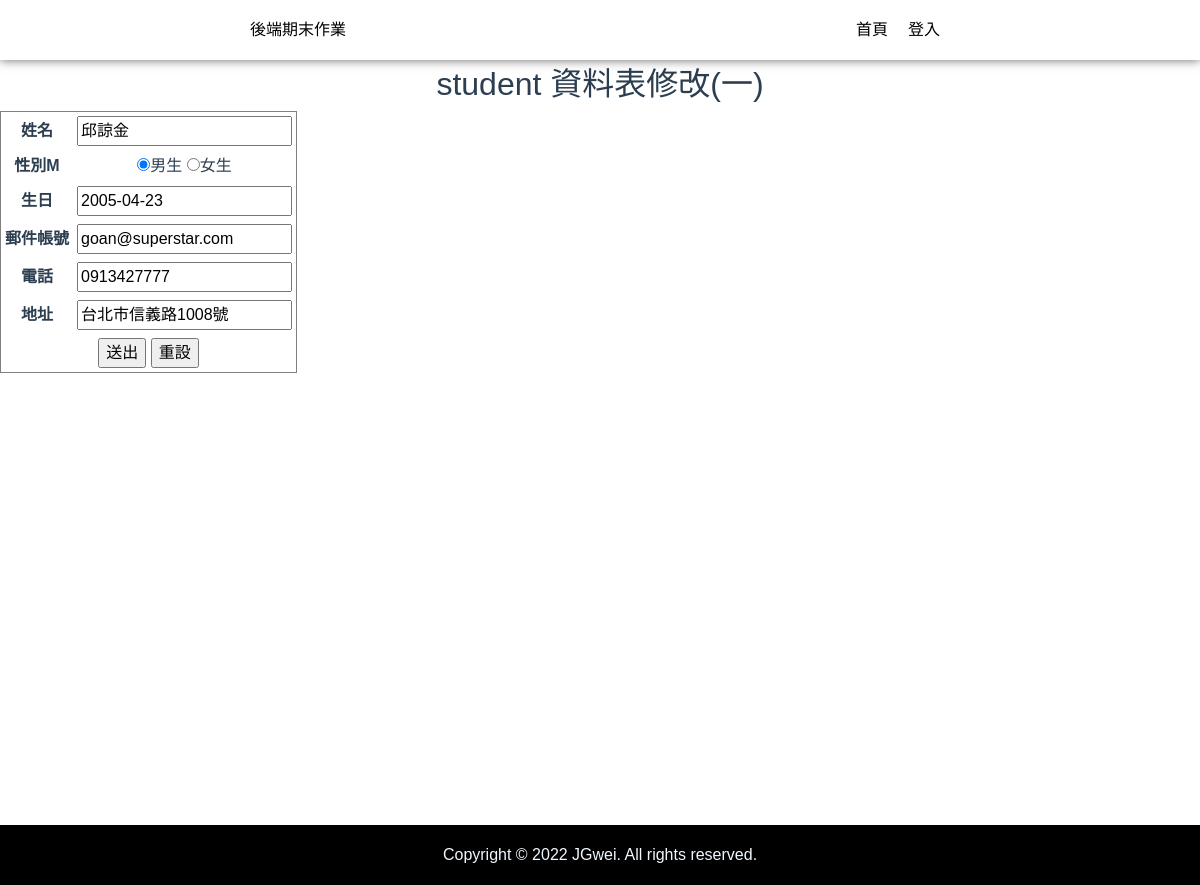
The page /edit/7/ on the database its author committed.
### studentsapp/models.py (models this page shows, shortened)
class student(models.Model):
	cName = models.CharField(max_length=20, null=False)
	cSex = models.CharField(max_length=2, default='M', null=False)
	cBirthday = models.DateField(null=False)
	cEmail = models.EmailField(max_length=100, blank=True, default='')
	cPhone = models.CharField(max_length=50, blank=True, default='')
	cAddr = models.CharField(max_length=255,blank=True, default='')

### studentsapp/views.py (the view)
# urls.py: path('edit/<int:id>/', views.edit), # 由 瀏覽器 開啟
def edit(request,id=None,mode=None):
	if mode == "edit":  # 由 edit.html 按 submit
		unit = student.objects.get(id=id)  #取得要修改的資料記錄
		unit.cName=request.GET['cName']
		unit.cSex=request.GET['cSex']
		unit.cBirthday=request.GET['cBirthday']
		unit.cEmail=request.GET['cEmail']
		unit.cPhone=request.GET['cPhone']
		unit.cAddr=request.GET['cAddr']
		unit.save()  #寫入資料庫
		message = '已修改...'
		return redirect('/index/')
	else: # 由網址列
		try:
			unit = student.objects.get(id=id)  #取得要修改的資料記錄
			strdate=str(unit.cBirthday)
			strdate2=strdate.replace("年","-")
			strdate2=strdate.replace("月","-")
			strdate2=strdate.replace("日","-")
			unit.cBirthday = strdate2
		except:
			message = "此 id不存在！"
		return render(request, "edit.html", locals())

### templates/edit.html (shortened to what this page needs)
{% extends "base.html" %}
{% block content %}
  <h2>student 資料表修改(一)</h2>
  <form action="/edit/{{unit.id}}/edit" method="GET" name="form1">
	<table border="1" cellspacing="1" cellpadding="4">
	  <tr>
		<th>姓名</th>
		<td ><input type="text" id="cName" name="cName" value={{unit.cName}}></td>
	  </tr>
		<th>性別{{unit.cSex}}</th>
		{% if unit.cSex == "M" %}
			<td >
			  <input name="cSex" type="radio" id="cSex1" value="M" checked="checked" />男生
			  <input name="cSex" type="radio" id="cSex2" value="F"/>女生
			</td>
		{% else %}
			<td>
			  <input name="cSex" type="radio" id="cSex1" value="M"/>男生
			  <input name="cSex" type="radio" id="cSex2" value="F" checked="checked"/>女生
			</td>
		{% endif %}
	  <tr>
		<th>生日</th>
		<td><input type="text" id="cBirthday" name="cBirthday" value={{unit.cBirthday}}></td>
	  </tr>
	  <tr>
	  <tr>
		<th>郵件帳號</th>
		<td><input type="text" id="cEmail" name="cEmail" value={{unit.cEmail}}></td>
	  </tr>
	  <tr>
		<th >電話</th>
		<td><input type="text" id="cPhone" name="cPhone" value={{unit.cPhone}}></td>
	  </tr>
	  <tr>
		<th>地址</th>
		<td><input type="text" id="cAddr" name="cAddr" value={{unit.cAddr}}></td>
	  </tr>
	  <tr>
		<th colspan="2" align="center">
		  <input type="submit" name="button" id="button" value="送出">
		  <input type="reset" name="button2" id="button2" value="重設"></th>
	  </tr>
	</table>
  </form>
{% endblock %}

### templates/base.html (style rules this page uses)
html, body { height: 100%; margin: 0; }

### rows shown on the page
student: cName "邱諒金", cSex "M", cBirthday "2005-04-23", cEmail "goan@superstar.com", cPhone "0913427777", cAddr "台北市信義路1008號"
